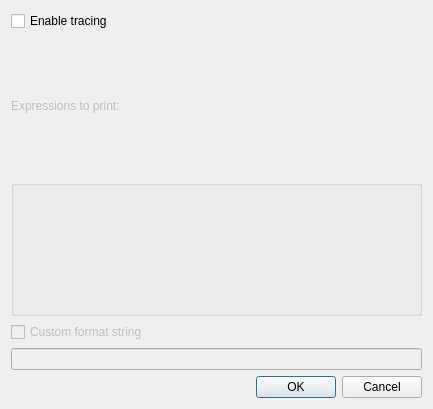
<ui version="4.0" >
 <class>DebuggerTracingDialog</class>
 <widget class="QDialog" name="DebuggerTracingDialog" >
  <property name="geometry" >
   <rect>
    <x>0</x>
    <y>0</y>
    <width>433</width>
    <height>409</height>
   </rect>
  </property>
  <property name="windowTitle" >
   <string>Tracing Configuration</string>
  </property>
  <layout class="QGridLayout" >
   <item row="0" column="0" colspan="3" >
    <widget class="QCheckBox" name="enable" >
     <property name="whatsThis" >
      <string>&lt;b>Enable tracing&lt;/b>
&lt;p>Tracing is a mechanism to automatically print values of the chosen expressions and continue execution when breakpoint is hit. You can think of it as printf debugging that does not require modifying the source.&lt;/p></string>
     </property>
     <property name="text" >
      <string>Enable tracing</string>
     </property>
    </widget>
   </item>
   <item row="5" column="2" >
    <widget class="QPushButton" name="cancelButton" >
     <property name="text" >
      <string>Cancel</string>
     </property>
    </widget>
   </item>
   <item row="3" column="0" >
    <widget class="QCheckBox" name="enableCustomFormat" >
     <property name="enabled" >
      <bool>false</bool>
     </property>
     <property name="text" >
      <string>Custom format string</string>
     </property>
    </widget>
   </item>
   <item row="5" column="1" >
    <widget class="QPushButton" name="okButton" >
     <property name="text" >
      <string>OK</string>
     </property>
     <property name="default" >
      <bool>true</bool>
     </property>
    </widget>
   </item>
   <item row="5" column="0" >
    <spacer>
     <property name="orientation" >
      <enum>Qt::Horizontal</enum>
     </property>
     <property name="sizeType" >
      <enum>QSizePolicy::Expanding</enum>
     </property>
     <property name="sizeHint" >
      <size>
       <width>40</width>
       <height>20</height>
      </size>
     </property>
    </spacer>
   </item>
   <item row="4" column="0" colspan="3" >
    <widget class="KLineEdit" name="customFormat" >
     <property name="enabled" >
      <bool>false</bool>
     </property>
     <property name="whatsThis" >
      <string>&lt;b>Custom format string&lt;/b>
&lt;p>Specify a C-style format string that will be used when printing the chosen expression. For example:
&lt;p align="center"> &lt;tt>Tracepoint 1: g = %d&lt;/tt>&lt;/p>
If custom format string is not enabled, names and values of all expressions will be printed, using "%d" as format specifier for all expressions.</string>
     </property>
    </widget>
   </item>
   <item row="2" column="0" colspan="3" >
    <widget class="KEditListBox" name="expressions" >
     <property name="enabled" >
      <bool>false</bool>
     </property>
     <property name="title" >
      <string/>
     </property>
    </widget>
   </item>
   <item row="1" column="0" colspan="3" >
    <widget class="QLabel" name="expressionsLabel" >
     <property name="enabled" >
      <bool>false</bool>
     </property>
     <property name="text" >
      <string>Expressions to print:</string>
     </property>
     <property name="wordWrap" >
      <bool>false</bool>
     </property>
    </widget>
   </item>
  </layout>
 </widget>
  <customwidgets>
  <customwidget>
   <class>KEditListBox</class>
   <extends>QGroupBox</extends>
   <header>keditlistbox.h</header>
  </customwidget>
  <customwidget>
   <class>KLineEdit</class>
   <extends>QLineEdit</extends>
   <header>klineedit.h</header>
  </customwidget>
 </customwidgets>
 <includes>
  <include location="local" >keditlistbox.h</include>
  <include location="local" >klineedit.h</include>
 </includes>
 <resources/>
 <connections>
  <connection>
   <sender>okButton</sender>
   <signal>clicked()</signal>
   <receiver>DebuggerTracingDialog</receiver>
   <slot>accept()</slot>
   <hints>
    <hint type="sourcelabel" >
     <x>20</x>
     <y>20</y>
    </hint>
    <hint type="destinationlabel" >
     <x>20</x>
     <y>20</y>
    </hint>
   </hints>
  </connection>
  <connection>
   <sender>cancelButton</sender>
   <signal>clicked()</signal>
   <receiver>DebuggerTracingDialog</receiver>
   <slot>reject()</slot>
   <hints>
    <hint type="sourcelabel" >
     <x>20</x>
     <y>20</y>
    </hint>
    <hint type="destinationlabel" >
     <x>20</x>
     <y>20</y>
    </hint>
   </hints>
  </connection>
 </connections>
</ui>
